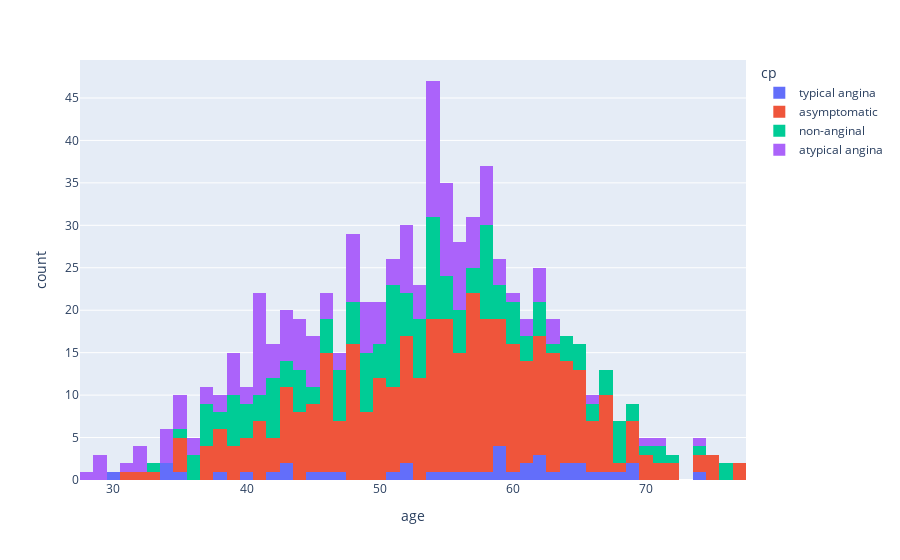

Notebook cell for this chart:
### Code cell
#plot the cp based on age column using plotly
fig = px.histogram(heart_df, x='age', color='cp', nbins=50)
fig.show()

### Figure 1 — Plotly figure (JSON) as saved in the notebook; plotly's stock layout.template omitted (floating-point values rounded to 4 significant figures; data arrays with more than 128 entries replaced by an {"elided": "..."} marker saying what was removed)
{"data": [{"alignmentgroup": "True", "bingroup": "x", "hovertemplate": "cp=typical angina<br>age=%{x}<br>count=%{y}<extra></extra>", "legendgroup": "typical angina", "marker": {"color": "#636efa", "pattern": {"shape": ""}}, "name": "typical angina", "nbinsx": 50, "offsetgroup": "typical angina", "orientation": "v", "showlegend": true, "type": "histogram", "x": [63, 64, 58, 66, 69, 40, 51, 34, 52, 65, 59, 52, 42, 59, 69, 59, 38, 56, 61, 60, 59, 64, 45, 30, 35, 43, 47, 54, 57, 62, 34, 43, 46, 55, 67, 65, 62, 61, 68, 74, 62], "xaxis": "x", "yaxis": "y"}, {"alignmentgroup": "True", "bingroup": "x", "hovertemplate": "cp=asymptomatic<br>age=%{x}<br>count=%{y}<extra></extra>", "legendgroup": "asymptomatic", "marker": {"color": "#EF553B", "pattern": {"shape": ""}}, "name": "asymptomatic", "nbinsx": 50, "offsetgroup": "asymptomatic", "orientation": "v", "showlegend": true, "type": "histogram", "x": {"elided": "370 int values"}, "xaxis": "x", "yaxis": "y"}, {"alignmentgroup": "True", "bingroup": "x", "hovertemplate": "cp=non-anginal<br>age=%{x}<br>count=%{y}<extra></extra>", "legendgroup": "non-anginal", "marker": {"color": "#00cc96", "pattern": {"shape": ""}}, "name": "non-anginal", "nbinsx": 50, "offsetgroup": "non-anginal", "orientation": "v", "showlegend": true, "type": "histogram", "x": {"elided": "170 int values"}, "xaxis": "x", "yaxis": "y"}, {"alignmentgroup": "True", "bingroup": "x", "hovertemplate": "cp=atypical angina<br>age=%{x}<br>count=%{y}<extra></extra>", "legendgroup": "atypical angina", "marker": {"color": "#ab63fa", "pattern": {"shape": ""}}, "name": "atypical angina", "nbinsx": 50, "offsetgroup": "atypical angina", "orientation": "v", "showlegend": true, "type": "histogram", "x": {"elided": "167 int values"}, "xaxis": "x", "yaxis": "y"}], "layout": {"barmode": "relative", "legend": {"title": {"text": "cp"}, "tracegroupgap": 0}, "margin": {"t": 60}, "xaxis": {"anchor": "y", "domain": [0, 1], "title": {"text": "age"}}, "yaxis": {"anchor": "x", "domain": [0, 1], "title": {"text": "count"}}}}
